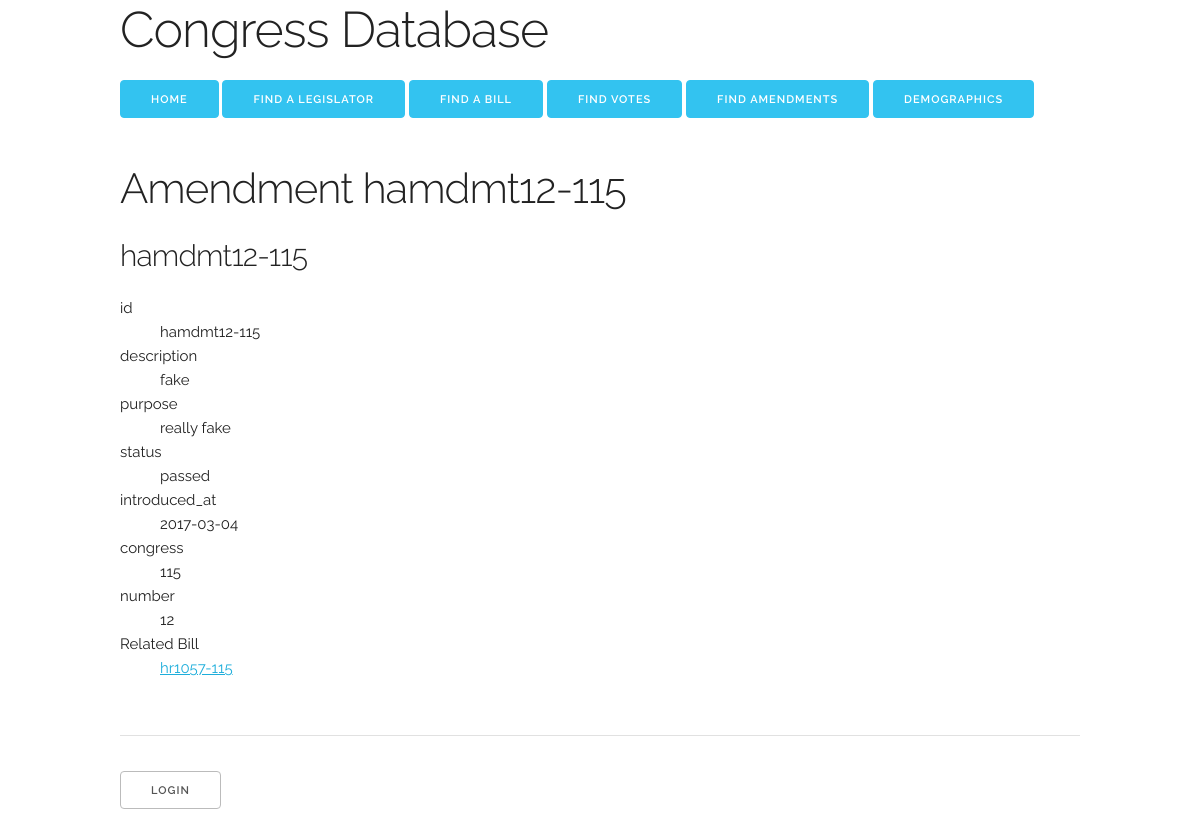
The app's page /part4/congress_web/amendment.php?id=hamdmt12-115 with its own data.
### tables this page shows
CREATE TABLE  `Amendment` (
  `id` VARCHAR(45) NOT NULL,
  `description` TEXT NULL,
  `purpose` TEXT NULL,
  `status` VARCHAR(45) NULL,
  `introduced_at` DATE NULL,
  `status_at` DATE NULL,
  `type` VARCHAR(45) NOT NULL,
  `Bill_id` VARCHAR(45) NULL,
  `Amendment_id` VARCHAR(45) NOT NULL,
  `congress` INT NOT NULL,
  `number` INT NOT NULL,
  PRIMARY KEY (`id`),
  INDEX `fk_Amendment_Bill1_idx` (`Bill_id` ASC),
  INDEX `fk_Amendment_Congress1_idx` (`congress` ASC),
  CONSTRAINT `fk_Amendment_Bill1`
    FOREIGN KEY (`Bill_id`)
    REFERENCES `Bill` (`id`)
    ON DELETE NO ACTION
    ON UPDATE NO ACTION,
  CONSTRAINT `fk_Amendment_Congress1`
    FOREIGN KEY (`congress`)
    REFERENCES `Congress` (`id`)
    ON DELETE NO ACTION
    ON UPDATE NO ACTION);

### part4/congress_web/amendment.php (the view, shortened to what this page needs)
<?php
if (isset($_GET['id'])) {
    $id = $_GET['id'];
}
include('header.php');
$stmt = $db->prepare("SELECT id, description, purpose, status, introduced_at, status_at, type, Bill_id, Amendment_id, congress, number FROM Amendment WHERE id=?");
$stmt->bind_param("s", $id);
$stmt->execute();
$stmt->store_result();
$stmt->bind_result($this_id, $description, $purpose, $status, $introduced_at, $status_at, $type, $Bill_id, $Amendment_id, $congress, $number);
?>
<div class="row">
    <div class="twelve column">
        <h4><?= $id ?></h4>
        <dl>
            <dt>id</dt>
            <dd><?= $this_id ?></dd>
            <?php if ($description) { ?>
            <dt>description</dt>
            <dd><?= $description ?></dd>
            <?php } ?>
            <?php if ($purpose) { ?>
            <dt>purpose</dt>
            <dd><?= $purpose ?></dd>
            <?php } ?>
            <dt>status</dt>
            <dd><?= $status ?></dd>
            <dt>introduced_at</dt>
            <dd><?= $introduced_at ?></dd>
            <dt>congress</dt>
            <dd><?= $congress ?></dd>
            <dt>number</dt>
            <dd><?= $number ?></dd>
            <?php if ($Bill_id) { ?>
            <dt>Related Bill</dt>
            <dd><a href="bill.php?id=<?= urlencode($Bill_id) ?>"><?= $Bill_id ?></a></dd>
            <?php } ?>
        </dl>
    </div>
</div>
<?php include('footer.php'); ?>

### part4/congress_web/css/skeleton.css (style rules this page uses)
.column, .columns { width: 100%; float: left; box-sizing: border-box; }
@media (min-width: 550px) { .column, .columns { margin-left: 4%; } }
@media (min-width: 550px) { .column:first-child, .columns:first-child { margin-left: 0; } }
html { font-size: 62.5%; }
body { font-size: 1.5em; line-height: 1.6; font-weight: 400; font-family: "Raleway", "HelveticaNeue", "Helvetica Neue", Helvetica, Arial, sans-serif; color: #222; }
h1, h2, h3, h4, h5, h6 { margin-top: 0; margin-bottom: 2rem; font-weight: 300; }
h4 { font-size: 2.4rem; line-height: 1.35; letter-spacing: -.08rem; }
@media (min-width: 550px) { h4 { font-size: 3.0rem; } }
a { color: #1EAEDB; }
pre, blockquote, dl, figure, table, p, ul, ol, form { margin-bottom: 2.5rem; }
.container:after, .row:after, .u-cf { content: ""; display: table; clear: both; }

### records on screen
amendment: id "hamdmt12-115", description "fake", purpose "really fake", status "passed", introduced_at "2017-03-04", congress "115", number "12", Bill "hr1057-115"

### other values on screen
$Title "Amendment hamdmt12-115"
$id "hamdmt12-115"
